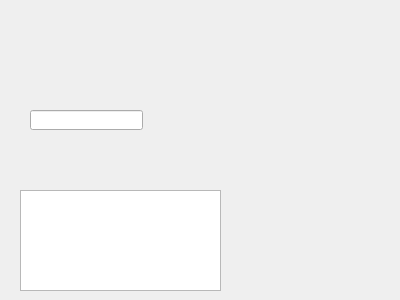
<?xml version="1.0" encoding="UTF-8"?>
<ui version="4.0">
 <class>UserInfoShower</class>
 <widget class="QWidget" name="UserInfoShower">
  <property name="geometry">
   <rect>
    <x>0</x>
    <y>0</y>
    <width>400</width>
    <height>300</height>
   </rect>
  </property>
  <property name="windowTitle">
   <string>UserInfoShower</string>
  </property>
  <widget class="QLabel" name="m_img">
   <property name="geometry">
    <rect>
     <x>290</x>
     <y>20</y>
     <width>101</width>
     <height>121</height>
    </rect>
   </property>
   <property name="text">
    <string/>
   </property>
  </widget>
  <widget class="QTextEdit" name="m_info">
   <property name="geometry">
    <rect>
     <x>20</x>
     <y>190</y>
     <width>201</width>
     <height>101</height>
    </rect>
   </property>
  </widget>
  <widget class="QLineEdit" name="m_pwd">
   <property name="geometry">
    <rect>
     <x>30</x>
     <y>110</y>
     <width>113</width>
     <height>20</height>
    </rect>
   </property>
  </widget>
  <widget class="QLabel" name="m_name">
   <property name="geometry">
    <rect>
     <x>50</x>
     <y>40</y>
     <width>61</width>
     <height>21</height>
    </rect>
   </property>
   <property name="text">
    <string/>
   </property>
  </widget>
 </widget>
 <layoutdefault spacing="6" margin="11"/>
 <resources/>
 <connections/>
</ui>
